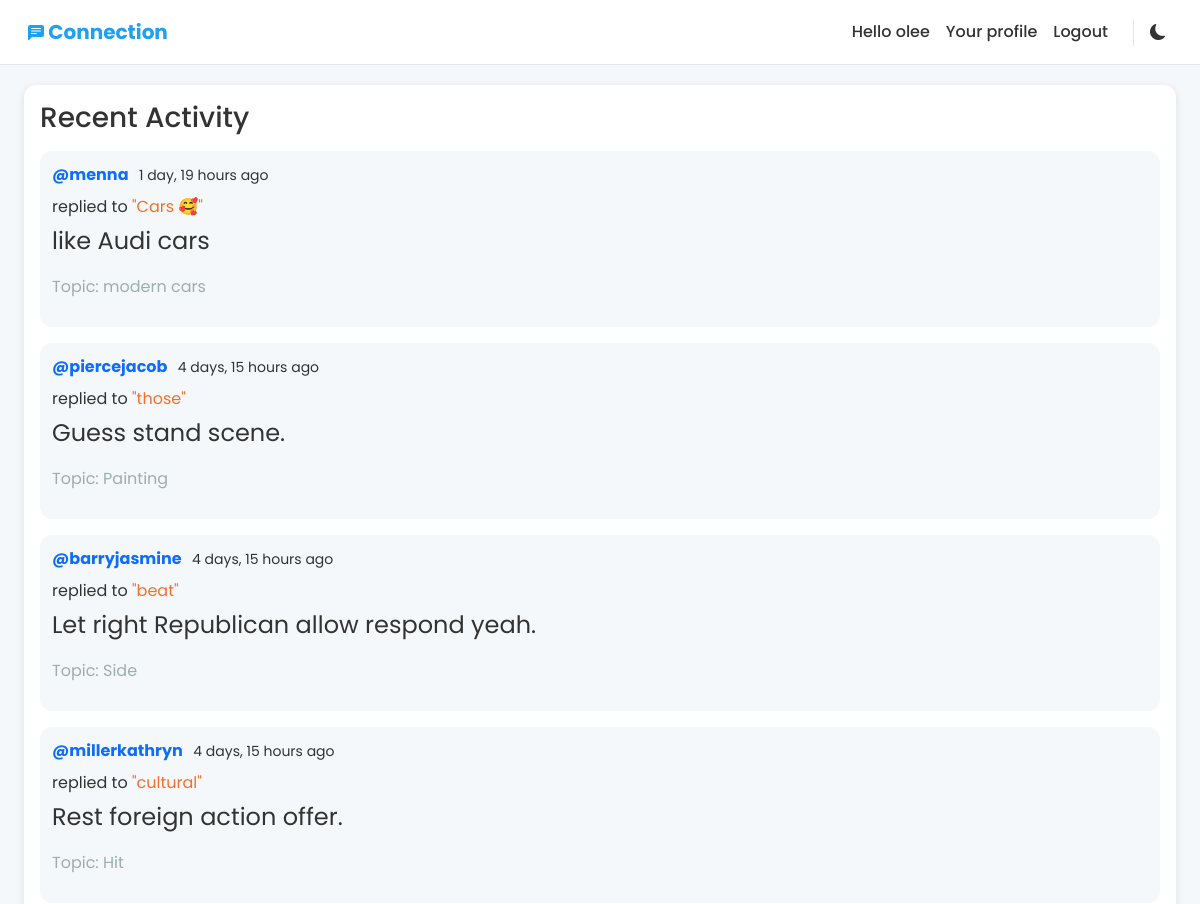
Page /all-activities/ (signed in, upper part) on the earlier database version.
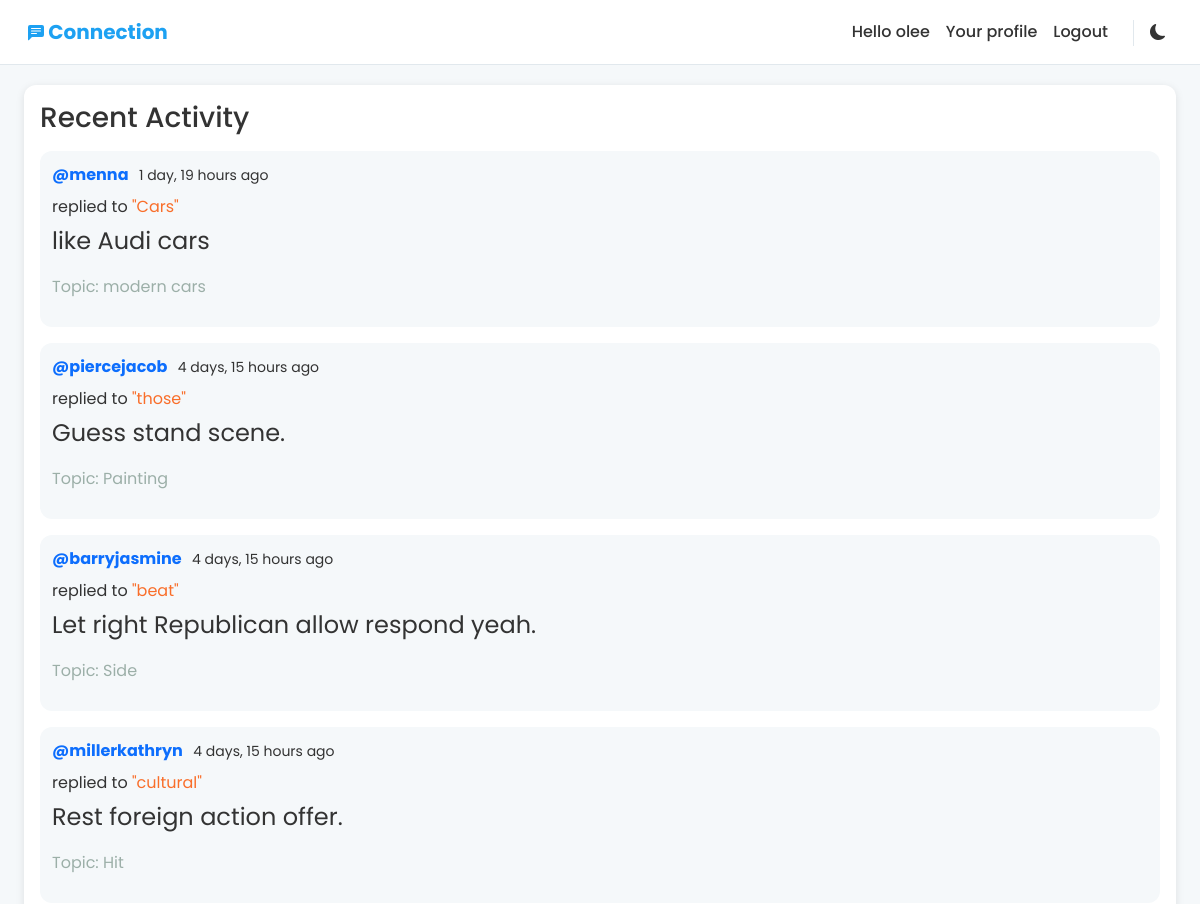
Same page on the later database version.
### activities/models.py (models this page shows, shortened)
class Message(models.Model):
    user = models.ForeignKey(User, on_delete=models.CASCADE)
    room = models.ForeignKey(Room, on_delete=models.CASCADE)
    body = models.TextField()
    updated = models.DateTimeField(auto_now=True)
    created = models.DateTimeField(auto_now_add=True)
    class Meta:
        ordering = ['-updated', '-created']

class Room(models.Model):
    host = models.ForeignKey(User, on_delete=models.SET_NULL, null=True)
    topic = models.ForeignKey(Topic, on_delete=models.SET_NULL, null=True)
    name = models.CharField(max_length=200)
    description = models.TextField(null=True, blank=True)
    participants = models.ManyToManyField(User, related_name='participants', blank=True)
    updated = models.DateTimeField(auto_now=True)
    created = models.DateTimeField(auto_now_add=True)
    class Meta:
        ordering = ['-updated', '-created']
    def __str__(self):
        return self.name

class Topic(models.Model):
    name = models.CharField(max_length=200, unique=True)
    def __str__(self):
        return self.name

### activities/views.py (the view)
# urls.py: path('all-activities/', views.allActivities, name='all-activities'),
@login_required(login_url='users:login')
def allActivities(request):
    messages = Message.objects.all().order_by('-created')
    paginator = Paginator(messages, 10)  # Show 10 messages per page
    page_number = request.GET.get('page')
    page_obj = paginator.get_page(page_number)
    context = {
        'messages': page_obj,
    }
    return render(request, 'activities/all_activities.html', context)

### activities/templates/activities/all_activities.html (shortened to what this page needs)
{% extends 'main.html' %}
{% load widget_tweaks %}
{% block content %}
<div class="container">
    <div class="card card-activity mb-3">
        <div class="card-body">
            <h3 class="card-title">Recent Activity</h3>
            {% for message in messages %}
                <div class="message mt-3">
                    <div class="d-flex justify-content-between align-items-center">
                        <p class="mb-0">
                            <strong style="margin-right: 7px;">
                                {% if request.user.is_authenticated %}
                                    <a class="link-offset-2 link-underline link-underline-opacity-0" href="{% url 'users:user-profile' message.user.username %}">@{{ message.user }}</a>
                                {% else %}
                                    <a class="link-offset-2 link-underline link-underline-opacity-0" href="{% url 'users:login' %}?next={% url 'users:user-profile' message.user.username %}">@{{ message.user }}</a>
                                {% endif %}
                            </strong>
                            <small>
                                {{ message.created|timesince }} ago
                            </small>
                        </p>
                    </div>
                    <p class="mt-2 mb-0">
                        {% if request.user.is_authenticated %}
                            replied to <a
                            href="{% url 'room' message.room.id %}"
                            class="link-underline link-underline-opacity-0"
                            style="color: #F96E2A"
                            >"{{ message.room }}"</a>
                        {% else %}
                            replied to <a
                            href="{% url 'users:login' %}?next={% url 'room' message.room.id %}"
                            class="link-underline link-underline-opacity-0"
                            style="color: #F96E2A"
                            >"{{ message.room }}"</a>
                        {% endif %}
                    </p>
                    <p class="mt-1 fs-4" style="width: 75%;">{{ message.body }}</p>
                    <p class="" style="color: #9cafa8;">Topic: {{ message.room.topic }}</p>
                </div>
            {% empty %}
                <p>No recent activity.</p>
            {% endfor %}
        </div>
    </div>
</div>
{% endblock content %}

Differences in the rows shown:
changed through a linked row, Message "like Audi cars": room "Cars 🥰" → "Cars"
